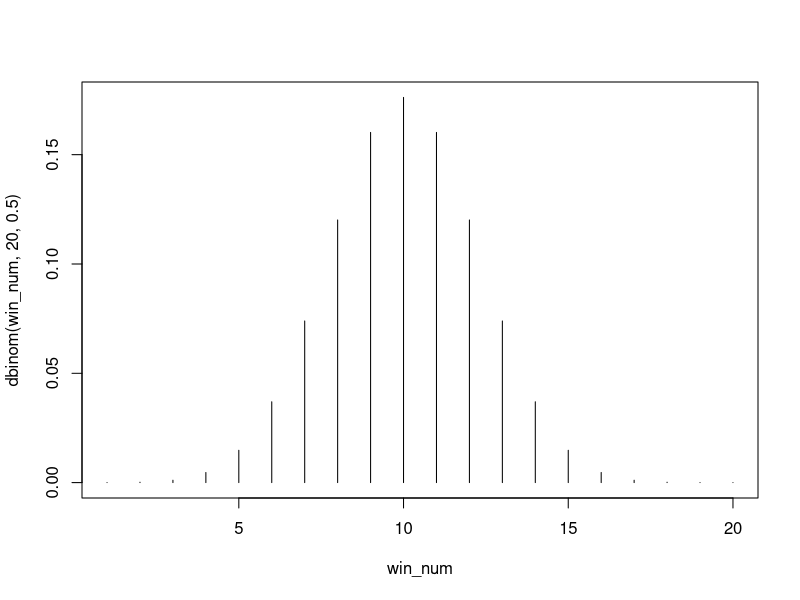

Recreate this plot in R.
dbinom(17, 20, 0.5)
win_num <- 1:20
win_num

dbinom(win_num, 20, 0.5)

plot(win_num, dbinom(win_num, 20, 0.5), type='h')

pbinom(win_num, 20, 0.5)

round(pbinom(win_num, 20, 0.5), 4)

pbinom(16, 20, 0.5, lower.tail=FALSE)

true_count <- 0:10
round(pbinom(true_count, 10, 1/3), 4)
pbinom(6, 10, 1/3, lower.tail = FALSE)
